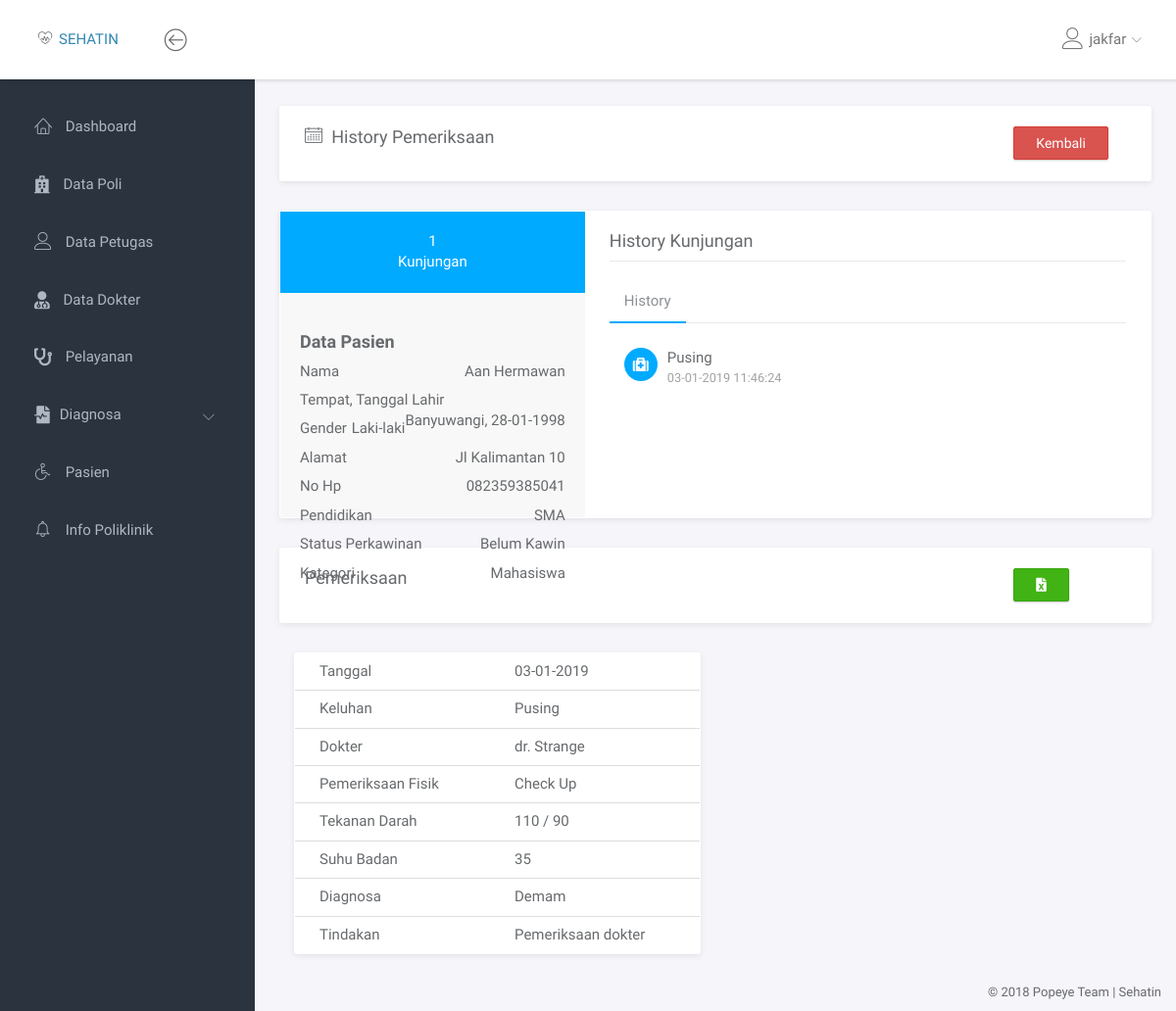
Page /pemeriksaan/history_pemeriksaan.php?p=4 (signed in) on the committed database.
### tables this page shows
CREATE TABLE `pasien` (
  `id_pasien` int(11) NOT NULL,
  `no_identitas` varchar(16) NOT NULL,
  `nama` varchar(50) NOT NULL,
  `tmpt_lahir` varchar(30) NOT NULL,
  `tgl_lahir` date NOT NULL,
  `gender` enum('Laki-laki','Perempuan') NOT NULL,
  `alamat` varchar(60) NOT NULL,
  `no_hp` varchar(13) NOT NULL,
  `pendidikan` varchar(5) NOT NULL,
  `status_perkawinan` enum('Belum Kawin','Kawin') NOT NULL,
  `kategori` enum('Umum','Karyawan','Keluarga Karyawan','Mahasiswa') NOT NULL
);

CREATE TABLE `antrian` (
  `id_antrian` int(11) NOT NULL,
  `id_pasien` int(11) NOT NULL,
  `waktu` datetime NOT NULL,
  `status` varchar(30) NOT NULL,
  `id_poli` tinyint(3) NOT NULL,
  `keluhan` text NOT NULL
);

CREATE TABLE `dokter` (
  `id_dokter` tinyint(3) NOT NULL,
  `nm_dokter` varchar(50) NOT NULL,
  `gender` enum('Laki-laki','Perempuan') NOT NULL,
  `alamat` varchar(50) NOT NULL,
  `no_hp` varchar(13) NOT NULL,
  `no_ijin_praktek` varchar(50) NOT NULL,
  `id_poli` tinyint(3) NOT NULL
);

CREATE TABLE `pemeriksaan` (
  `id_pemeriksaan` int(7) NOT NULL,
  `id_antrian` int(11) NOT NULL,
  `id_dokter` tinyint(3) NOT NULL,
  `pemeriksaan_fisik` text NOT NULL,
  `tensi` varchar(10) NOT NULL,
  `suhu` tinyint(2) NOT NULL,
  `id_diagnosa` tinyint(3) NOT NULL
);

CREATE TABLE `diagnosa` (
  `id_diagnosa` tinyint(3) NOT NULL,
  `diagnosa` varchar(30) NOT NULL,
  `status` enum('Aktif','Non Aktif') NOT NULL
);

CREATE TABLE `pelayanan` (
  `id_pelayanan` tinyint(3) NOT NULL,
  `pelayanan` varchar(50) NOT NULL,
  `harga_umum` int(7) NOT NULL,
  `harga_karyawan` int(7) NOT NULL,
  `harga_kel_karyawan` int(7) NOT NULL,
  `harga_mahasiswa` int(7) NOT NULL,
  `status` enum('Aktif','Non Aktif') NOT NULL
);

### pemeriksaan/history_pemeriksaan.php (the view, shortened to what this page needs)
<!doctype html>
<html lang="en">
<head>
	<link rel="stylesheet" href="../assets/vendor/bootstrap/css/bootstrap.min.css">
	<link rel="stylesheet" href="../assets/vendor/font-awesome/css/font-awesome.min.css">
	<link rel="stylesheet" href="../assets/vendor/linearicons/style.css">
	<link rel="stylesheet" href="../assets/vendor/chartist/css/chartist-custom.css">
	<link rel="stylesheet" href="../assets/css/main.css">
</head>
<body>
	<div id="wrapper">
		<?php
			include '../dashboard/navbar.php';
			include '../dashboard/left_sidebar.php';
	  $qpasien = mysqli_query($con, "SELECT * FROM pasien WHERE id_pasien = '$_GET[p]'");
	  $valpasien = mysqli_fetch_assoc($qpasien);
	  $tgl_lahir = date("d-m-Y", strtotime($valpasien['tgl_lahir']));
	  $qhistory = mysqli_query($con, "SELECT DISTINCT * FROM antrian WHERE id_pasien = '$_GET[p]' ORDER BY waktu DESC");
	  $qpemeriksaan = mysqli_query($con, "SELECT DISTINCT a.*, pm.*, dg.diagnosa, t.*, p.pelayanan, d.nm_dokter FROM antrian a INNER JOIN pemeriksaan pm ON a.id_antrian = pm.id_antrian INNER JOIN tindakan t ON t.id_pemeriksaan = pm.id_pemeriksaan INNER JOIN pelayanan p ON p.id_pelayanan = t.id_pelayanan INNER JOIN dokter d ON pm.id_dokter = d.id_dokter INNER JOIN diagnosa dg ON dg.id_diagnosa = pm.id_diagnosa WHERE a.id_pasien = '$_GET[p]' AND t.id_pelayanan != 1 ORDER BY a.id_antrian DESC");
		 ?>
		 <div class="main">
			<div class="main-content">
				<div class="container-fluid">
		  <div class="panel">
						<div class="panel-heading">
			  <div class="row">
				<div class="col-md-4">
				  <h3 class="panel-title"><i class="lnr lnr-calendar-full"></i>&ensp;History Pemeriksaan</h3>
				</div>
				<div class="col-md-2 col-md-offset-6">
				  <a href="#" onclick="history.go(-1)" class="btn btn-danger">Kembali</a>
				</div>
			  </div>
						</div>
					</div>
					<div class="panel panel-profile">
			<div class="clearfix">
			  <div class="profile-left">
				<div class="profile-header">
				  <div class="profile-stat">
					<div class="row">
					  <div class="col-md-12 stat-item">
						<?php echo mysqli_num_rows($qhistory) ?> <span>Kunjungan</span>
					  </div>
					</div>
				  </div>
				</div>
				<div class="profile-detail">
				  <div class="profile-info">
					<h4 class="heading">Data Pasien</h4>
					<ul class="list-unstyled list-justify">
					  <li>Nama <span><?php echo $valpasien['nama'] ?></span></li>
					  <li>Tempat, Tanggal Lahir <span><?php echo "$valpasien[tmpt_lahir], $tgl_lahir"  ?></span></li>
					  <li>Gender <span><?php echo $valpasien['gender'] ?></span></li>
					  <li>Alamat <span><?php echo $valpasien['alamat'] ?></span></li>
					  <li>No Hp <span><?php echo $valpasien['no_hp'] ?></span></li>
					  <li>Pendidikan <span><?php echo $valpasien['pendidikan'] ?></span></li>
					  <li>Status Perkawinan <span><?php echo $valpasien['status_perkawinan'] ?></span></li>
					  <li>Kategori <span><?php echo $valpasien['kategori'] ?></span></li>
					</ul>
				  </div>
				</div>
			  </div>
			  <div class="profile-right">
				<h4 class="heading">History Kunjungan</h4>
				<div class="custom-tabs-line tabs-line-bottom left-aligned">
				  <ul class="nav" role="tablist">
					<li class="active"> <a href="#" role="tab" data-toggle="tab">History</a> </li>
				  </ul>
				</div>
				<div class="tab-content">
				  <div class="tab-pane fade in active" id="tab-bottom-left1">
					<ul class="list-unstyled activity-timeline">
					  <?php
						while ($valhistory = mysqli_fetch_assoc($qhistory)) {
						  $tgl = explode(" ", $valhistory['waktu']);
						  $tgl_periksa = $tgl[0];
						  $waktu_periksa = $tgl[1];
						  $tgl_periksa = date("d-m-Y", strtotime($tgl_periksa));
					  ?>
						  <li>
							<i class="fa fa-medkit activity-icon"></i>
							<p><?php echo $valhistory['keluhan'] ?> <span class="timestamp"><?php echo $tgl_periksa . " " . $waktu_periksa ?> </span> </p>
						  </li>
					  <?php
						}
					  ?>
					</ul>
				  </div>
									<br><br>
				</div>
			  </div>
			</div>
		  </div>
					<div class="panel">
						<div class="panel-heading">
							<div class="row">
								<div class="col-md-2"><h4 class="panel-title">Pemeriksaan</h4></div>
								<?php if (mysqli_num_rows($qpemeriksaan) > 0): ?>
									<div class="col-md-2 col-md-offset-8"><a href="export.php?id_pasien=<?php echo $_GET['p']?>" class="btn btn-success btn-md" title="Export ke Excel"><i class="fa fa-file-excel-o"></i></a></div>
								<?php endif ?>
							</div>
						</div>
					</div>
		  <?php
			while ($pemeriksaan = mysqli_fetch_assoc($qpemeriksaan)) {
				$tgl_pemeriksaan = explode(" ", $pemeriksaan['waktu']);
				$tgl_pemeriksaan = date("d-m-Y", strtotime($tgl_pemeriksaan[0]));
		  ?>
				<div class="col-md-6">
					<div class="panel">
						<table class="table">
							<tr>
								<td>Tanggal</td>
								<td><?php echo $tgl_pemeriksaan ?></td>
							</tr>
						  <tr>
							<td>Keluhan</td>
							<td><?php echo $pemeriksaan['keluhan'] ?></td>
						  </tr>
							<tr>
								<td>Dokter</td>
								<td><?php echo $pemeriksaan['nm_dokter'] ?></td>
							</tr>
							<tr>
								<td>Pemeriksaan Fisik</td>
								<td><?php echo $pemeriksaan['pemeriksaan_fisik'] ?></td>
							</tr>
							<tr>
								<td>Tekanan Darah</td>
								<td><?php echo $pemeriksaan['tensi'] ?></td>
							</tr>
							<tr>
								<td>Suhu Badan</td>
								<td><?php echo $pemeriksaan['suhu'] ?></td>
							</tr>
							<tr>
								<td>Diagnosa</td>
								<td><?php echo $pemeriksaan['diagnosa'] ?></td>
							</tr>
							<tr>
								<td>Tindakan</td>
								<td><?php echo $pemeriksaan['pelayanan'] ?></td>
							</tr>
						</table>
					</div>
				</div>
		  <?php
			}
		  ?>
				</div>
			</div>
		 </div>
		<?php include '../dashboard/footer.php'; ?>
	</div>
</body>
</html>

### rows in the picture
pasien: nama "Aan Hermawan", tmpt_lahir "Banyuwangi", tgl_lahir "28-01-1998", gender "Laki-laki", alamat "Jl Kalimantan 10", no_hp "082359385041", pendidikan "SMA", status_perkawinan "Belum Kawin", kategori "Mahasiswa"
antrian: keluhan "Pusing", waktu "03-01-2019", waktu "11:46:24", dokter.nm_dokter "dr. Strange", pemeriksaan.pemeriksaan_fisik "Check Up", pemeriksaan.tensi "110 / 90", pemeriksaan.suhu "35", diagnosa.diagnosa "Demam", pelayanan.pelayanan "Pemeriksaan dokter"

### other values in the picture
$_SESSION['username'] "jakfar"
mysqli_num_rows($qhistory) "1"
